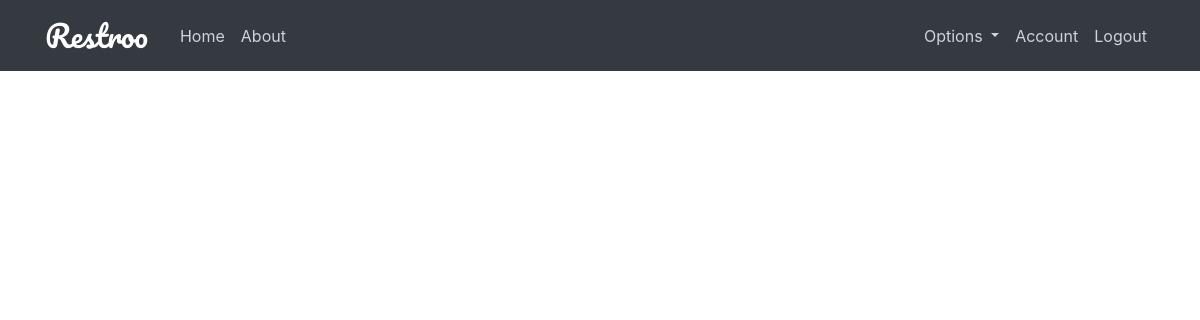
The page /bookings/5 (signed in) on the database as committed earlier.
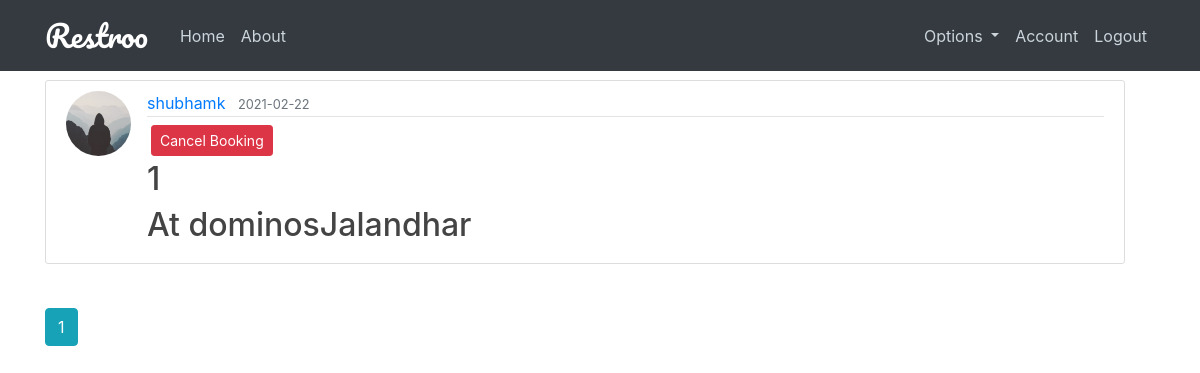
The same page on the database as committed later.
### restroo/models.py (models this page shows, shortened)
class Booking(db.Model):
    id = db.Column(db.Integer, primary_key=True)
    date_posted = db.Column(db.DateTime, nullable=False, default=datetime.utcnow)
    number_of_table = db.Column(db.Integer, nullable=False)
    cust_id = db.Column(db.Integer, db.ForeignKey('user.id'), nullable=False)
    rest_id = db.Column(db.Integer, db.ForeignKey('user.id'), nullable=False)
    booker = db.relationship('User', back_populates='bookings', foreign_keys='Booking.cust_id')
    bookplace = db.relationship('User', back_populates='reserves', foreign_keys='Booking.rest_id')

class User(db.Model, UserMixin):
    id = db.Column(db.Integer, primary_key=True)
    name = db.Column(db.String(100), nullable=False)
    username = db.Column(db.String(20), unique=True, nullable=False)
    email = db.Column(db.String(120), unique=True, nullable=False)
    address = db.Column(db.Text, nullable=False)
    contact = db.Column(db.Integer, nullable=False)
    role = db.Column(db.String(20), nullable=False, default="customer")
    image_file = db.Column(db.String(20), nullable=False, default='default.jpg')
    password = db.Column(db.String(60), nullable=False)
    table = db.relationship('Tables', backref='restaurant', lazy=True)
    medias = db.relationship('Media', backref='uploader', lazy=True)
    posts = db.relationship('Post', back_populates='author', lazy=True)
    bookings = db.relationship('Booking', back_populates='booker', lazy=True,
                               primaryjoin='User.id==Booking.cust_id')
    reserves = db.relationship('Booking', back_populates='bookplace', lazy=True,
                               primaryjoin='User.id==Booking.rest_id')
    reviewed_by = db.relationship('Review', back_populates='reviewer', lazy=True,
                                  primaryjoin='User.id==Review.cust_id')
    reviewed_at = db.relationship('Review', back_populates='reviewplace', lazy=True,
                                  primaryjoin='User.id==Review.rest_id')

### restroo/routes.py (the view)
@app.route("/bookings/<int:rest_id>")
@login_required
def bookings(rest_id):
    page = request.args.get('page', 1, type=int)
    bookings = Booking.query.filter_by(rest_id=rest_id).order_by(Booking.date_posted.desc()).paginate(page=page,
                                                                                                      per_page=5)
    return render_template('bookings.html', bookings=bookings, rest_id=rest_id)

### restroo/models.py (called while the page is built)
@login_manager.user_loader
def load_user(user_id):
    return User.query.get(int(user_id))

### restroo/templates/bookings.html (shortened to what this page needs)
{% extends "layout.html" %}
{% block content %}
    {% for booking in bookings.items %}
        <article class="media content-section">
        <img class="rounded-circle article-img" src="{{ url_for('static', filename='profile_pics/' + booking.booker.image_file) }}">
          <div class="media-body">
            <div class="article-metadata">
              <a class="mr-2" href="">{{ booking.booker.username }}</a>
              <small class="text-muted">{{ booking.date_posted.strftime('%Y-%m-%d') }}</small>
            </div>
              {% if booking.bookplace == current_user %}
                    <div>
                    <button type="button" class="btn btn-danger btn-sm m-1" data-toggle="modal" data-target="#deleteModal">Cancel Booking</button>
                    </div>
                {% endif %}
            <h2><a class="article-title" href="">{{ booking.number_of_table }}</a></h2>
            <h2>At <a class="article-title" href="">{{ booking.bookplace.username }}</a></h2>
          </div>
        </article>
    {% endfor %}
    <br/>
    {% for page_num in bookings.iter_pages(left_edge=1, right_edge=1, left_current=1, right_current=2) %}
        {% if page_num %}
            {% if bookings.page == page_num %}
                <a class="btn btn-info mb-4" href="{{ url_for('bookings', page=page_num, rest_id=rest_id) }}">{{ page_num }}</a>
            {% else %}
                <a class="btn btn-outline-info mb-4" href="{{ url_for('bookings', page=page_num, rest_id=rest_id) }}">{{ page_num }}</a>
            {% endif %}
        {% else %}
            ...
        {% endif %}
    {% endfor %}
{% endblock content %}

Rows that differ between the two databases and show on the page:
added Booking: image_file (placeholder picture), booker.username "shubhamk", date_posted "2021-02-22", number_of_table "1", bookplace.username "dominosJalandhar"
Other text that changed with them:
new list line: "1"
